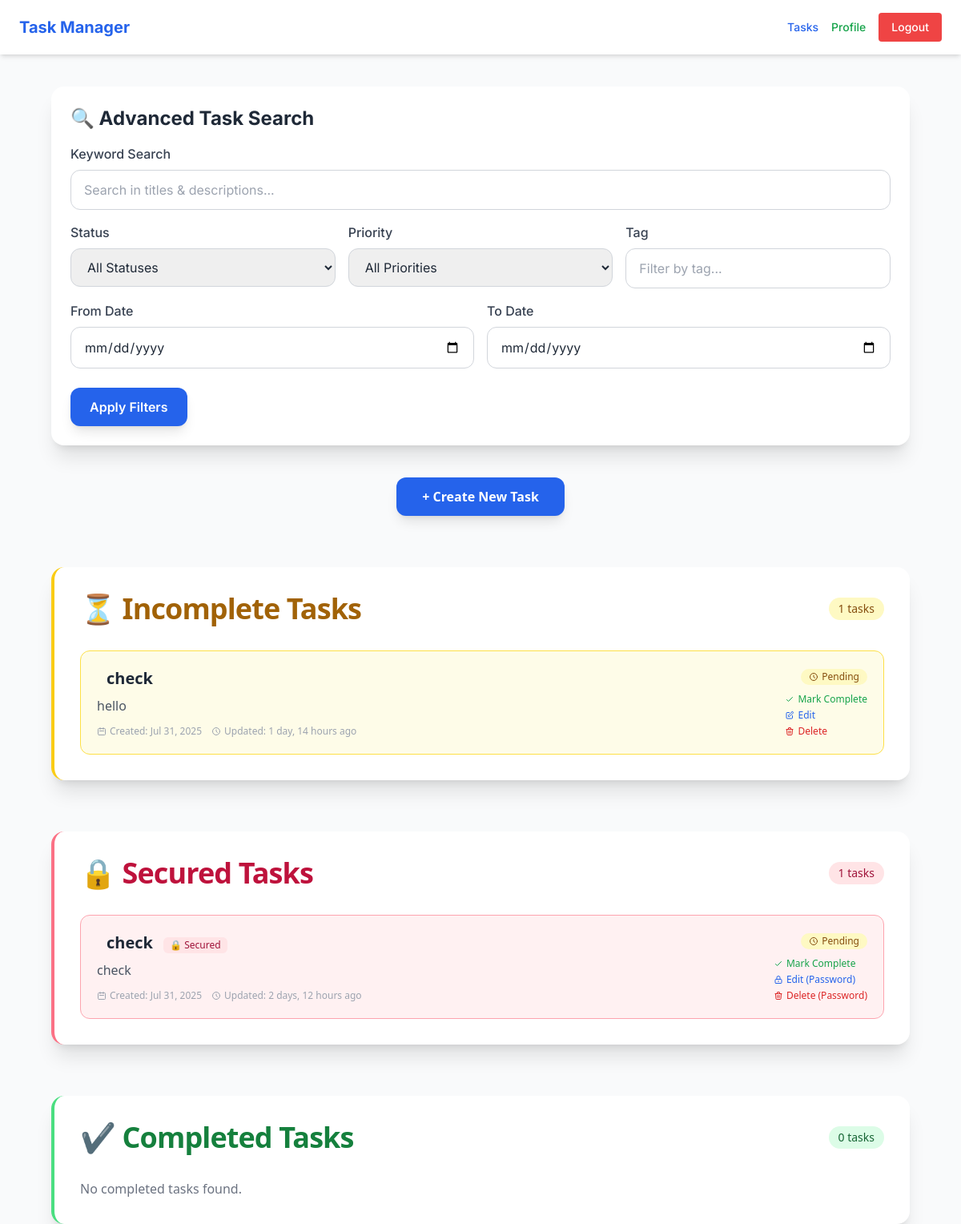
The page / (signed in) on the database as committed earlier.
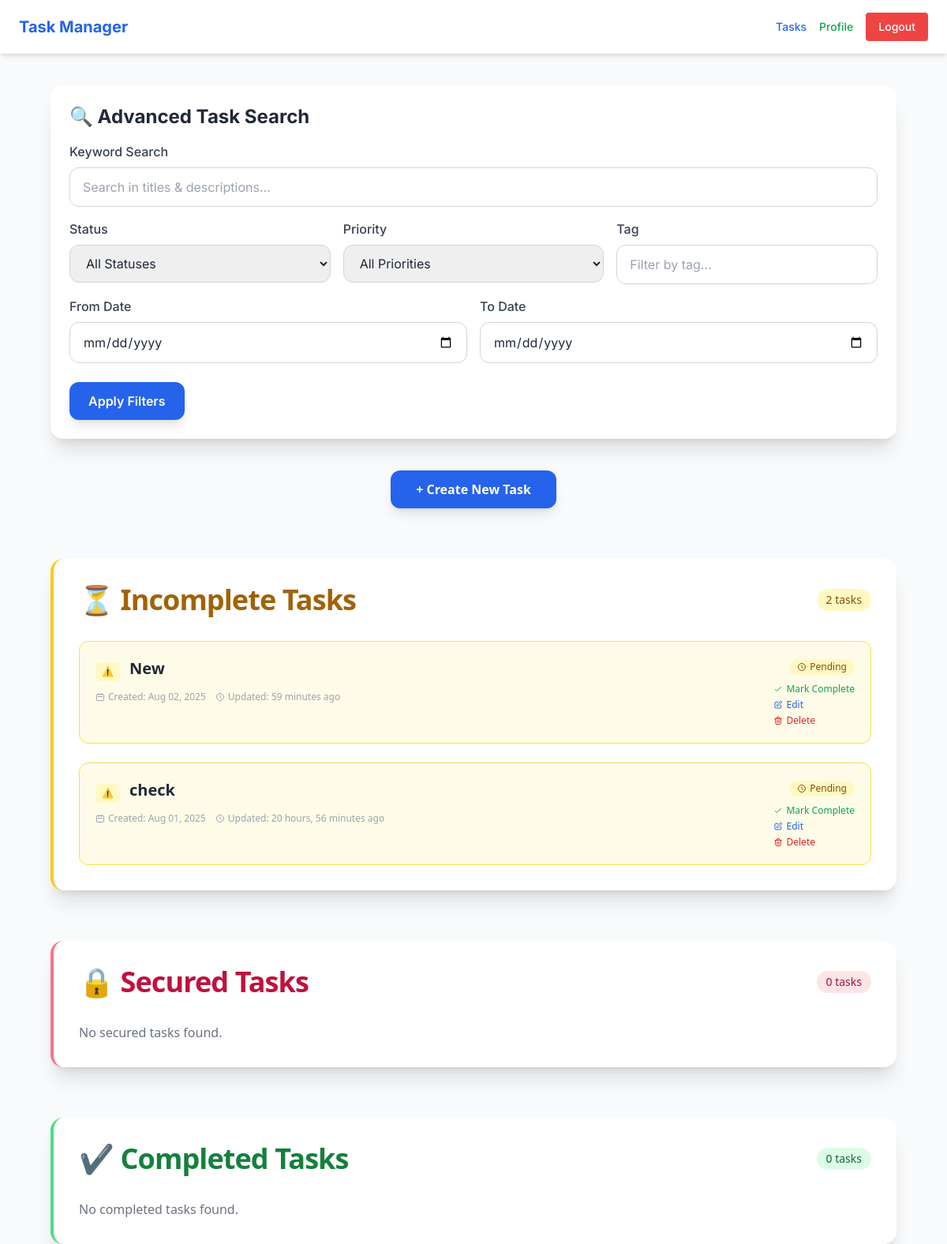
The same page on the database as committed later.
### task/models.py (models this page shows, shortened)
class Task(models.Model):
    PRIORITY_CHOICES = [
        ('L', 'Low'),
        ('M', 'Medium'),
        ('H', 'High'),
    ]
    user = models.ForeignKey(User, on_delete=models.CASCADE)
    title = models.CharField(max_length=255)
    completed = models.BooleanField(default=False)
    is_secret = models.BooleanField(default=False)
    description = models.TextField(blank=True)
    due_date = models.DateField(null=True, blank=True)
    priority = models.CharField(
        max_length=10,
        choices=[('low', 'Low'), ('medium', 'Medium'), ('high', 'High')],
        default='low'
    )
    completed = models.BooleanField(default=False)
    is_secret = models.BooleanField(default=False)
    secret_password = models.CharField(max_length=128, blank=True, null=True)
    created_at = models.DateTimeField(auto_now_add=True)
    due_date = models.DateField(null=True, blank=True)
    priority = models.CharField(max_length=1, choices=PRIORITY_CHOICES, default='M')
    updated_at = models.DateTimeField(auto_now=True)

### task/views.py (the view)
# urls.py: path('', views.task_list, name='task-list'),  # Homepage shows task list
@login_required
def task_list(request):
    search_query = request.GET.get('q', '')
    status = request.GET.get('status', '')
    priority = request.GET.get('priority', '')
    tag = request.GET.get('tag', '')
    date_from = request.GET.get('date_from', '')
    date_to = request.GET.get('date_to', '')
    tasks = Task.objects.filter(user=request.user)
    if search_query:
        tasks = tasks.filter(
            Q(title__icontains=search_query) |
            Q(description__icontains=search_query))
    if status == 'completed':
        tasks = tasks.filter(completed=True)
    elif status == 'incomplete':
        tasks = tasks.filter(completed=False)
    if priority:
        tasks = tasks.filter(priority=priority)
    if tag:
        tasks = tasks.filter(tags__icontains=tag)
    if date_from:
        try:
            date_obj = datetime.strptime(date_from, '%Y-%m-%d').date()
            tasks = tasks.filter(created_at__date__gte=date_obj)
        except ValueError:
            pass
    if date_to:
        try:
            date_obj = datetime.strptime(date_to, '%Y-%m-%d').date()
            tasks = tasks.filter(created_at__date__lte=date_obj)
        except ValueError:
            pass
    incomplete_tasks = tasks.filter(completed=False).order_by('-created_at')
    secured_tasks = incomplete_tasks.filter(is_secret=True)
    normal_incomplete_tasks = incomplete_tasks.filter(is_secret=False)
    completed_tasks = tasks.filter(completed=True).order_by('-created_at')
    unlocked = request.session.get('unlocked_tasks', [])
    return render(request, 'tasklist.html', {
        'completed_tasks': completed_tasks,
        'normal_incomplete_tasks': normal_incomplete_tasks,
        'secured_incomplete_tasks': secured_tasks,
        'unlocked': unlocked,
        'search_params': request.GET,  # Pass all search parameters back to template
        'priority_choices': Task.PRIORITY_CHOICES,  # For priority filter dropdown
    })

### task/templates/tasklist.html (shortened to what this page needs)
{% extends "base.html" %}
{% block content %}
<div class="container mx-auto mt-10 px-4 max-w-6xl">
  <div class="bg-white p-6 rounded-2xl shadow-xl mb-10">
    <h2 class="text-2xl font-bold text-gray-800 mb-4">🔍 Advanced Task Search</h2>
    <form method="get" action="{% url 'task-list' %}" class="space-y-4">
      <div>
        <label class="block text-gray-700 mb-2 font-medium">Keyword Search</label>
        <input
          type="text"
          name="q"
          value="{{ search_params.q }}"
          placeholder="Search in titles & descriptions..."
          class="w-full px-4 py-3 border border-gray-300 rounded-xl focus:ring-2 focus:ring-blue-500 focus:border-blue-500"
        >
      </div>
      <div class="grid grid-cols-1 md:grid-cols-3 gap-4">
        <div>
          <label class="block text-gray-700 mb-2 font-medium">Status</label>
          <select name="status" class="w-full px-4 py-3 border border-gray-300 rounded-xl">
            <option value="">All Statuses</option>
          </select>
        </div>
        <div>
          <label class="block text-gray-700 mb-2 font-medium">Priority</label>
          <select name="priority" class="w-full px-4 py-3 border border-gray-300 rounded-xl">
            <option value="">All Priorities</option>
          </select>
        </div>
        <div>
          <label class="block text-gray-700 mb-2 font-medium">Tag</label>
          <input
            type="text"
            name="tag"
            value="{{ search_params.tag }}"
            class="w-full px-4 py-3 border border-gray-300 rounded-xl"
            placeholder="Filter by tag..."
          >
        </div>
      </div>
      <div class="grid grid-cols-1 md:grid-cols-2 gap-4">
        <div>
          <label class="block text-gray-700 mb-2 font-medium">From Date</label>
          <input
            type="date"
            name="date_from"
            value="{{ search_params.date_from }}"
            class="w-full px-4 py-3 border border-gray-300 rounded-xl"
          >
        </div>
        <div>
          <label class="block text-gray-700 mb-2 font-medium">To Date</label>
          <input
            type="date"
            name="date_to"
            value="{{ search_params.date_to }}"
            class="w-full px-4 py-3 border border-gray-300 rounded-xl"
          >
        </div>
      </div>
      <div class="flex justify-between items-center pt-2">
        <button
          type="submit"
          class="bg-blue-600 hover:bg-blue-700 text-white px-6 py-3 rounded-xl font-semibold shadow-lg transition"
        >
          Apply Filters
        </button>
      </div>
    </form>
  </div>
</div>
<div class="container mx-auto px-4 max-w-6xl space-y-16 font-sans">
  <div class="text-center">
    <a href="{% url 'task-create' %}"
       class="inline-block bg-blue-600 hover:bg-blue-700 text-white px-8 py-3 rounded-xl font-semibold shadow-lg transition">
      + Create New Task
    </a>
  </div>
  <section class="bg-white p-8 rounded-2xl shadow-xl border-l-4 border-yellow-400">
    <div class="flex justify-between items-center mb-8">
      <h2 class="text-4xl font-bold text-yellow-700 tracking-tight">⏳ Incomplete Tasks</h2>
      <span class="bg-yellow-100 text-yellow-800 px-3 py-1 rounded-full text-sm font-medium">
        {{ normal_incomplete_tasks.count }} tasks
      </span>
    </div>
    {% if normal_incomplete_tasks %}
      <ul class="space-y-6">
        {% for task in normal_incomplete_tasks %}
          <li class="p-5 bg-yellow-50 border border-yellow-300 rounded-xl hover:shadow-lg hover:scale-[1.01] transition transform">
            {% include '_task_item.html' with task=task %}
          </li>
        {% endfor %}
      </ul>
    {% else %}
      <p class="text-gray-500 mt-6">No normal incomplete tasks found.</p>
    {% endif %}
  </section>
  <section class="bg-white p-8 rounded-2xl shadow-xl border-l-4 border-rose-400">
    <div class="flex justify-between items-center mb-8">
      <h2 class="text-4xl font-bold text-rose-700 tracking-tight">🔒 Secured Tasks</h2>
      <span class="bg-rose-100 text-rose-800 px-3 py-1 rounded-full text-sm font-medium">
        {{ secured_incomplete_tasks.count }} tasks
      </span>
    </div>
    {% if secured_incomplete_tasks %}
      <ul class="space-y-6">
        {% for task in secured_incomplete_tasks %}
          <li class="p-5 bg-rose-50 border border-rose-300 rounded-xl hover:shadow-lg hover:scale-[1.01] transition transform">
            {% include '_task_item.html' with task=task is_secured=True %}
          </li>
        {% endfor %}
      </ul>
    {% else %}
      <p class="text-gray-500 mt-6">No secured tasks found.</p>
    {% endif %}
  </section>
  <section class="bg-white p-8 rounded-2xl shadow-xl border-l-4 border-green-400">
    <div class="flex justify-between items-center mb-8">
      <h2 class="text-4xl font-bold text-green-700 tracking-tight">✔️ Completed Tasks</h2>
      <span class="bg-green-100 text-green-800 px-3 py-1 rounded-full text-sm font-medium">
        {{ completed_tasks.count }} tasks
      </span>
    </div>
    {% if completed_tasks %}
      <ul class="space-y-6">
        {% for task in completed_tasks %}
          <li class="p-5 rounded-xl hover:shadow-md hover:scale-[1.01] transition transform
            {% if task.is_secret %}bg-rose-100 border border-rose-300{% else %}bg-green-50 border border-green-300{% endif %}">
            {% include '_task_item.html' with task=task is_completed=True %}
          </li>
        {% endfor %}
      </ul>
    {% else %}
      <p class="text-gray-500 mt-6">No completed tasks found.</p>
    {% endif %}
  </section>
</div>
{% endblock %}

### task/templates/base.html (shortened to what this page needs)
<!DOCTYPE html>
<html lang="en">
  <head>
    <script src="https://cdn.tailwindcss.com"></script>
  </head>
  <body class="bg-gray-50 text-gray-800 min-h-screen">
    <nav class="bg-white shadow-md sticky top-0 z-10">
      <div class="max-w-7xl mx-auto px-6">
        <div class="flex justify-between items-center py-4">
          <div class="text-xl font-bold text-blue-600">Task Manager</div>
          <div class="space-x-4 flex items-center text-sm font-medium">
            {% if user.is_authenticated %}
              <a href="{% url 'task-list' %}" class="text-blue-600 hover:underline">Tasks</a>
              <a href="{% url 'profile' %}" class="text-green-600 hover:underline">Profile</a>
              <form id="logoutForm" action="{% url 'logout' %}" method="post" class="inline">
                <button
                  type="button"
                  id="openLogoutModal"
                  class="bg-red-500 hover:bg-red-600 text-white px-4 py-2 rounded"
                >
                  Logout
                </button>
              </form>
            {% else %}
              <a href="{% url 'login' %}" class="bg-blue-500 hover:bg-blue-600 text-white px-4 py-2 rounded">Login</a>
              <a href="{% url 'register' %}" class="border border-blue-500 text-blue-500 hover:bg-blue-50 px-4 py-2 rounded">Register</a>
            {% endif %}
          </div>
        </div>
      </div>
    </nav>
    <main class="w-full px-4 sm:px-6 lg:px-12 mt-10">
      {% block content %}
      {% endblock %}
    </main>
  </body>
</html>

### task/templates/_task_item.html (shortened to what this page needs)
<div class="flex flex-col md:flex-row justify-between gap-4">
    <div class="flex-1">
      <div class="flex items-start gap-3">
        <div class="mt-1">
          {% if task.priority == 'H' %}
            <span class="inline-flex items-center px-2 py-1 text-xs font-bold rounded-md bg-red-100 text-red-800" title="High Priority">‼️</span>
          {% elif task.priority == 'M' %}
            <span class="inline-flex items-center px-2 py-1 text-xs font-bold rounded-md bg-yellow-100 text-yellow-800" title="Medium Priority">⚠️</span>
          {% elif task.priority == 'L' %}
            <span class="inline-flex items-center px-2 py-1 text-xs font-bold rounded-md bg-green-100 text-green-800" title="Low Priority">⬇️</span>
          {% endif %}
        </div>
        <div>
          <h4 class="text-xl font-semibold text-gray-800 {% if is_completed %}line-through{% endif %}">
            {{ task.title }}
            {% if is_secured or task.is_secret %}
              <span class="inline-flex items-center px-2 py-0.5 ml-2 text-xs font-medium bg-rose-100 text-rose-800 rounded-md">
                🔒 Secured
              </span>
            {% endif %}
          </h4>
        </div>
      </div>
      {% if task.description %}
        <div class="mt-2 text-gray-600 {% if is_completed %}line-through{% endif %}">
          {{ task.description|linebreaksbr }}
        </div>
      {% endif %}
      <div class="mt-3 flex flex-wrap items-center gap-3 text-xs text-gray-400 {% if is_completed %}line-through{% endif %}">
        <span class="flex items-center">
          <svg xmlns="http://www.w3.org/2000/svg" class="h-3 w-3 mr-1" fill="none" viewBox="0 0 24 24" stroke="currentColor">
            <path stroke-linecap="round" stroke-linejoin="round" stroke-width="2" d="M8 7V3m8 4V3m-9 8h10M5 21h14a2 2 0 002-2V7a2 2 0 00-2-2H5a2 2 0 00-2 2v12a2 2 0 002 2z" />
          </svg>
          Created: {{ task.created_at|date:"M d, Y" }}
        </span>
        <span class="flex items-center">
          <svg xmlns="http://www.w3.org/2000/svg" class="h-3 w-3 mr-1" fill="none" viewBox="0 0 24 24" stroke="currentColor">
            <path stroke-linecap="round" stroke-linejoin="round" stroke-width="2" d="M12 8v4l3 3m6-3a9 9 0 11-18 0 9 9 0 0118 0z" />
          </svg>
          Updated: {{ task.updated_at|timesince }} ago
        </span>
      </div>
    </div>
    <div class="flex flex-col items-end space-y-2 min-w-[120px]">
      <div>
        {% if is_completed %}
          <span class="inline-flex items-center px-2.5 py-0.5 rounded-full text-xs font-medium bg-green-100 text-green-800">
            <svg xmlns="http://www.w3.org/2000/svg" class="h-3 w-3 mr-1" viewBox="0 0 20 20" fill="currentColor">
              <path fill-rule="evenodd" d="M16.707 5.293a1 1 0 010 1.414l-8 8a1 1 0 01-1.414 0l-4-4a1 1 0 011.414-1.414L8 12.586l7.293-7.293a1 1 0 011.414 0z" clip-rule="evenodd" />
            </svg>
            Completed
          </span>
        {% else %}
          <span class="inline-flex items-center px-2.5 py-0.5 rounded-full text-xs font-medium bg-yellow-100 text-yellow-800">
            <svg xmlns="http://www.w3.org/2000/svg" class="h-3 w-3 mr-1" fill="none" viewBox="0 0 24 24" stroke="currentColor">
              <path stroke-linecap="round" stroke-linejoin="round" stroke-width="2" d="M12 8v4l3 3m6-3a9 9 0 11-18 0 9 9 0 0118 0z" />
            </svg>
            Pending
          </span>
        {% endif %}
      </div>
      <div class="flex flex-col space-y-1 text-right">
        <form method="post" action="{% url 'toggle_task' task.pk %}" class="inline">
          <button type="submit" class="text-xs font-medium {% if is_completed %}text-yellow-600 hover:text-yellow-800{% else %}text-green-600 hover:text-green-800{% endif %} hover:underline flex items-center">
            {% if is_completed %}
              <svg xmlns="http://www.w3.org/2000/svg" class="h-3 w-3 mr-1" fill="none" viewBox="0 0 24 24" stroke="currentColor">
                <path stroke-linecap="round" stroke-linejoin="round" stroke-width="2" d="M10 14l2-2m0 0l2-2m-2 2l-2-2m2 2l2 2m7-2a9 9 0 11-18 0 9 9 0 0118 0z" />
              </svg>
              Mark Incomplete
            {% else %}
              <svg xmlns="http://www.w3.org/2000/svg" class="h-3 w-3 mr-1" fill="none" viewBox="0 0 24 24" stroke="currentColor">
                <path stroke-linecap="round" stroke-linejoin="round" stroke-width="2" d="M5 13l4 4L19 7" />
              </svg>
              Mark Complete
            {% endif %}
          </button>
        </form>
        {% if is_secured or task.is_secret %}
          <a href="{% url 'secret-task-password-prompt' task.pk %}" class="text-xs font-medium text-blue-600 hover:text-blue-800 hover:underline flex items-center">
            <svg xmlns="http://www.w3.org/2000/svg" class="h-3 w-3 mr-1" fill="none" viewBox="0 0 24 24" stroke="currentColor">
              <path stroke-linecap="round" stroke-linejoin="round" stroke-width="2" d="M12 15v2m-6 4h12a2 2 0 002-2v-6a2 2 0 00-2-2H6a2 2 0 00-2 2v6a2 2 0 002 2zm10-10V7a4 4 0 00-8 0v4h8z" />
            </svg>
            Edit (Password)
          </a>
        {% else %}
          <a href="{% url 'task-edit' task.pk %}" class="text-xs font-medium text-blue-600 hover:text-blue-800 hover:underline flex items-center">
            <svg xmlns="http://www.w3.org/2000/svg" class="h-3 w-3 mr-1" fill="none" viewBox="0 0 24 24" stroke="currentColor">
              <path stroke-linecap="round" stroke-linejoin="round" stroke-width="2" d="M11 5H6a2 2 0 00-2 2v11a2 2 0 002 2h11a2 2 0 002-2v-5m-1.414-9.414a2 2 0 112.828 2.828L11.828 15H9v-2.828l8.586-8.586z" />
            </svg>
            Edit
          </a>
        {% endif %}
        {% if is_secured or task.is_secret %}
          <a href="{% url 'secret-task-delete' task.pk %}" class="text-xs font-medium text-red-600 hover:text-red-800 hover:underline flex items-center">
            Delete (Password)
          </a>
        {% else %}
          <a href="{% url 'task-delete' task.pk %}" class="text-xs font-medium text-red-600 hover:text-red-800 hover:underline flex items-center">
            Delete
          </a>
        {% endif %}
      </div>
    </div>
  </div>

### task/templates/base.html (style rules this page uses)
body { font-family: 'Inter', sans-serif; }

Rows that differ between the two databases and show on the page:
removed Task: title "check", description "hello", created_at "Jul 31, 2025", updated_at "1 day, 14 hours", is_secret False (drawn), shown under "⏳ Incomplete Tasks"
removed Task: title "check", description "check", created_at "Jul 31, 2025", updated_at "2 days, 12 hours", shown under "🔒 Secured Tasks"
added Task: title "New", created_at "Aug 02, 2025", updated_at "59 minutes", is_secret False (drawn), shown under "⏳ Incomplete Tasks"
added Task: title "check", created_at "Aug 01, 2025", updated_at "20 hours, 56 minutes", is_secret False (drawn), shown under "⏳ Incomplete Tasks"
Other text that changed with them:
{{ normal_incomplete_tasks.count }}: "1" → "2"
{{ secured_incomplete_tasks.count }}: "1" → "0"
text now shown: "No secured tasks found."
